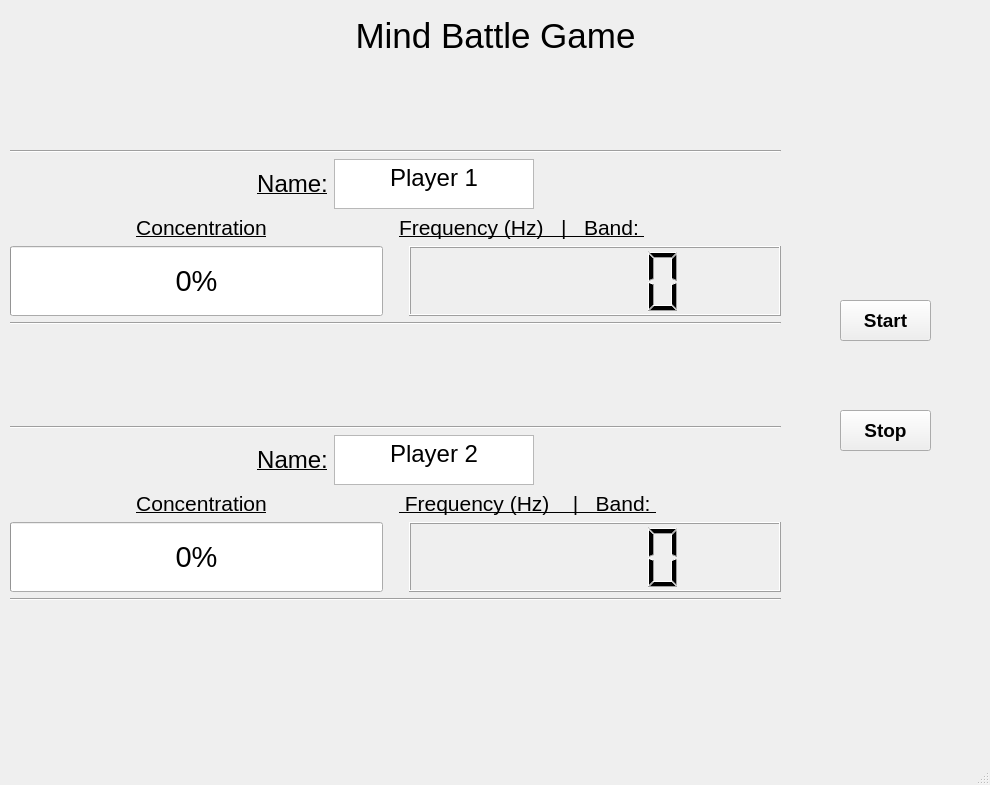
<?xml version="1.0" encoding="UTF-8"?>
<ui version="4.0">
 <class>MainWindow</class>
 <widget class="QMainWindow" name="MainWindow">
  <property name="geometry">
   <rect>
    <x>0</x>
    <y>0</y>
    <width>990</width>
    <height>785</height>
   </rect>
  </property>
  <property name="font">
   <font>
    <pointsize>11</pointsize>
   </font>
  </property>
  <property name="windowTitle">
   <string>MainWindow</string>
  </property>
  <widget class="QWidget" name="centralwidget">
   <property name="toolTip">
    <string>&lt;html&gt;&lt;head/&gt;&lt;body&gt;&lt;p align=&quot;center&quot;&gt;&lt;br/&gt;&lt;/p&gt;&lt;/body&gt;&lt;/html&gt;</string>
   </property>
   <widget class="QPushButton" name="startButton">
    <property name="geometry">
     <rect>
      <x>840</x>
      <y>300</y>
      <width>91</width>
      <height>41</height>
     </rect>
    </property>
    <property name="font">
     <font>
      <pointsize>14</pointsize>
      <bold>true</bold>
     </font>
    </property>
    <property name="text">
     <string>Start</string>
    </property>
   </widget>
   <widget class="QPushButton" name="stopButton">
    <property name="geometry">
     <rect>
      <x>840</x>
      <y>410</y>
      <width>91</width>
      <height>41</height>
     </rect>
    </property>
    <property name="font">
     <font>
      <pointsize>14</pointsize>
      <bold>true</bold>
     </font>
    </property>
    <property name="text">
     <string>Stop</string>
    </property>
   </widget>
   <widget class="QWidget" name="verticalLayoutWidget">
    <property name="geometry">
     <rect>
      <x>10</x>
      <y>150</y>
      <width>771</width>
      <height>451</height>
     </rect>
    </property>
    <layout class="QVBoxLayout" name="verticalLayout">
     <item>
      <widget class="Line" name="line_3">
       <property name="orientation">
        <enum>Qt::Horizontal</enum>
       </property>
      </widget>
     </item>
     <item>
      <layout class="QHBoxLayout" name="horizontalLayout_4">
       <item>
        <layout class="QHBoxLayout" name="horizontalLayout_8">
         <item>
          <spacer name="horizontalSpacer_3">
           <property name="orientation">
            <enum>Qt::Horizontal</enum>
           </property>
           <property name="sizeHint" stdset="0">
            <size>
             <width>40</width>
             <height>20</height>
            </size>
           </property>
          </spacer>
         </item>
         <item>
          <widget class="QLabel" name="label_6">
           <property name="font">
            <font>
             <pointsize>18</pointsize>
             <underline>true</underline>
            </font>
           </property>
           <property name="text">
            <string>Name:</string>
           </property>
           <property name="alignment">
            <set>Qt::AlignCenter</set>
           </property>
          </widget>
         </item>
         <item>
          <widget class="QTextEdit" name="textEdit">
           <property name="enabled">
            <bool>true</bool>
           </property>
           <property name="sizePolicy">
            <sizepolicy hsizetype="Preferred" vsizetype="Fixed">
             <horstretch>0</horstretch>
             <verstretch>0</verstretch>
            </sizepolicy>
           </property>
           <property name="minimumSize">
            <size>
             <width>2</width>
             <height>0</height>
            </size>
           </property>
           <property name="maximumSize">
            <size>
             <width>200</width>
             <height>50</height>
            </size>
           </property>
           <property name="font">
            <font>
             <pointsize>26</pointsize>
             <underline>true</underline>
            </font>
           </property>
           <property name="layoutDirection">
            <enum>Qt::LeftToRight</enum>
           </property>
           <property name="html">
            <string>&lt;!DOCTYPE HTML PUBLIC &quot;-//W3C//DTD HTML 4.0//EN&quot; &quot;http://www.w3.org/TR/REC-html40/strict.dtd&quot;&gt;
&lt;html&gt;&lt;head&gt;&lt;meta name=&quot;qrichtext&quot; content=&quot;1&quot; /&gt;&lt;meta charset=&quot;utf-8&quot; /&gt;&lt;style type=&quot;text/css&quot;&gt;
p, li { white-space: pre-wrap; }
hr { height: 1px; border-width: 0; }
li.unchecked::marker { content: &quot;\2610&quot;; }
li.checked::marker { content: &quot;\2612&quot;; }
&lt;/style&gt;&lt;/head&gt;&lt;body style=&quot; font-family:'Segoe UI'; font-size:26pt; font-weight:400; font-style:normal; text-decoration: underline;&quot;&gt;
&lt;p align=&quot;center&quot; style=&quot; margin-top:0px; margin-bottom:0px; margin-left:0px; margin-right:0px; -qt-block-indent:0; text-indent:0px;&quot;&gt;&lt;span style=&quot; font-size:18pt; text-decoration:none;&quot;&gt;Player 1&lt;/span&gt;&lt;/p&gt;&lt;/body&gt;&lt;/html&gt;</string>
           </property>
          </widget>
         </item>
         <item>
          <spacer name="horizontalSpacer_4">
           <property name="orientation">
            <enum>Qt::Horizontal</enum>
           </property>
           <property name="sizeHint" stdset="0">
            <size>
             <width>40</width>
             <height>20</height>
            </size>
           </property>
          </spacer>
         </item>
        </layout>
       </item>
      </layout>
     </item>
     <item>
      <layout class="QHBoxLayout" name="horizontalLayout_6">
       <item>
        <widget class="QLabel" name="label_2">
         <property name="font">
          <font>
           <pointsize>16</pointsize>
           <underline>true</underline>
          </font>
         </property>
         <property name="text">
          <string>Concentration</string>
         </property>
         <property name="alignment">
          <set>Qt::AlignCenter</set>
         </property>
        </widget>
       </item>
       <item>
        <widget class="QLabel" name="freq_label1">
         <property name="font">
          <font>
           <pointsize>16</pointsize>
           <underline>true</underline>
          </font>
         </property>
         <property name="text">
          <string>Frequency (Hz)   |   Band: </string>
         </property>
         <property name="alignment">
          <set>Qt::AlignLeading|Qt::AlignLeft|Qt::AlignVCenter</set>
         </property>
        </widget>
       </item>
      </layout>
     </item>
     <item>
      <layout class="QHBoxLayout" name="horizontalLayout">
       <item>
        <widget class="QProgressBar" name="progressBar1">
         <property name="sizePolicy">
          <sizepolicy hsizetype="Expanding" vsizetype="Fixed">
           <horstretch>0</horstretch>
           <verstretch>0</verstretch>
          </sizepolicy>
         </property>
         <property name="maximumSize">
          <size>
           <width>16777215</width>
           <height>400</height>
          </size>
         </property>
         <property name="font">
          <font>
           <pointsize>22</pointsize>
          </font>
         </property>
         <property name="styleSheet">
          <string notr="true"/>
         </property>
         <property name="value">
          <number>0</number>
         </property>
        </widget>
       </item>
       <item>
        <spacer name="horizontalSpacer">
         <property name="orientation">
          <enum>Qt::Horizontal</enum>
         </property>
         <property name="sizeType">
          <enum>QSizePolicy::Fixed</enum>
         </property>
         <property name="sizeHint" stdset="0">
          <size>
           <width>20</width>
           <height>20</height>
          </size>
         </property>
        </spacer>
       </item>
       <item>
        <widget class="QLCDNumber" name="freqDisp1">
         <property name="sizePolicy">
          <sizepolicy hsizetype="Expanding" vsizetype="Fixed">
           <horstretch>0</horstretch>
           <verstretch>0</verstretch>
          </sizepolicy>
         </property>
         <property name="minimumSize">
          <size>
           <width>0</width>
           <height>70</height>
          </size>
         </property>
         <property name="maximumSize">
          <size>
           <width>16777215</width>
           <height>400</height>
          </size>
         </property>
        </widget>
       </item>
      </layout>
     </item>
     <item>
      <widget class="Line" name="line_2">
       <property name="orientation">
        <enum>Qt::Horizontal</enum>
       </property>
      </widget>
     </item>
     <item>
      <spacer name="verticalSpacer">
       <property name="orientation">
        <enum>Qt::Vertical</enum>
       </property>
       <property name="sizeType">
        <enum>QSizePolicy::Preferred</enum>
       </property>
       <property name="sizeHint" stdset="0">
        <size>
         <width>20</width>
         <height>100</height>
        </size>
       </property>
      </spacer>
     </item>
     <item>
      <widget class="Line" name="line">
       <property name="orientation">
        <enum>Qt::Horizontal</enum>
       </property>
      </widget>
     </item>
     <item>
      <layout class="QHBoxLayout" name="horizontalLayout_9">
       <item>
        <spacer name="horizontalSpacer_5">
         <property name="orientation">
          <enum>Qt::Horizontal</enum>
         </property>
         <property name="sizeHint" stdset="0">
          <size>
           <width>40</width>
           <height>20</height>
          </size>
         </property>
        </spacer>
       </item>
       <item>
        <widget class="QLabel" name="label_7">
         <property name="font">
          <font>
           <pointsize>18</pointsize>
           <underline>true</underline>
          </font>
         </property>
         <property name="text">
          <string>Name:</string>
         </property>
         <property name="alignment">
          <set>Qt::AlignCenter</set>
         </property>
        </widget>
       </item>
       <item>
        <widget class="QTextEdit" name="textEdit_3">
         <property name="enabled">
          <bool>true</bool>
         </property>
         <property name="sizePolicy">
          <sizepolicy hsizetype="Preferred" vsizetype="Fixed">
           <horstretch>0</horstretch>
           <verstretch>0</verstretch>
          </sizepolicy>
         </property>
         <property name="minimumSize">
          <size>
           <width>2</width>
           <height>0</height>
          </size>
         </property>
         <property name="maximumSize">
          <size>
           <width>200</width>
           <height>50</height>
          </size>
         </property>
         <property name="font">
          <font>
           <pointsize>26</pointsize>
           <underline>true</underline>
          </font>
         </property>
         <property name="layoutDirection">
          <enum>Qt::LeftToRight</enum>
         </property>
         <property name="html">
          <string>&lt;!DOCTYPE HTML PUBLIC &quot;-//W3C//DTD HTML 4.0//EN&quot; &quot;http://www.w3.org/TR/REC-html40/strict.dtd&quot;&gt;
&lt;html&gt;&lt;head&gt;&lt;meta name=&quot;qrichtext&quot; content=&quot;1&quot; /&gt;&lt;meta charset=&quot;utf-8&quot; /&gt;&lt;style type=&quot;text/css&quot;&gt;
p, li { white-space: pre-wrap; }
hr { height: 1px; border-width: 0; }
li.unchecked::marker { content: &quot;\2610&quot;; }
li.checked::marker { content: &quot;\2612&quot;; }
&lt;/style&gt;&lt;/head&gt;&lt;body style=&quot; font-family:'Segoe UI'; font-size:26pt; font-weight:400; font-style:normal; text-decoration: underline;&quot;&gt;
&lt;p align=&quot;center&quot; style=&quot; margin-top:0px; margin-bottom:0px; margin-left:0px; margin-right:0px; -qt-block-indent:0; text-indent:0px;&quot;&gt;&lt;span style=&quot; font-size:18pt; text-decoration:none;&quot;&gt;Player 2&lt;/span&gt;&lt;/p&gt;&lt;/body&gt;&lt;/html&gt;</string>
         </property>
        </widget>
       </item>
       <item>
        <spacer name="horizontalSpacer_6">
         <property name="orientation">
          <enum>Qt::Horizontal</enum>
         </property>
         <property name="sizeHint" stdset="0">
          <size>
           <width>40</width>
           <height>20</height>
          </size>
         </property>
        </spacer>
       </item>
      </layout>
     </item>
     <item>
      <layout class="QHBoxLayout" name="horizontalLayout_7">
       <item>
        <widget class="QLabel" name="label_3">
         <property name="font">
          <font>
           <pointsize>16</pointsize>
           <underline>true</underline>
          </font>
         </property>
         <property name="text">
          <string>Concentration</string>
         </property>
         <property name="alignment">
          <set>Qt::AlignCenter</set>
         </property>
        </widget>
       </item>
       <item>
        <widget class="QLabel" name="freq_label2">
         <property name="font">
          <font>
           <pointsize>16</pointsize>
           <underline>true</underline>
          </font>
         </property>
         <property name="text">
          <string> Frequency (Hz)    |   Band: </string>
         </property>
         <property name="alignment">
          <set>Qt::AlignLeading|Qt::AlignLeft|Qt::AlignVCenter</set>
         </property>
        </widget>
       </item>
      </layout>
     </item>
     <item>
      <layout class="QHBoxLayout" name="horizontalLayout_2">
       <item>
        <widget class="QProgressBar" name="progressBar2">
         <property name="sizePolicy">
          <sizepolicy hsizetype="Expanding" vsizetype="Fixed">
           <horstretch>0</horstretch>
           <verstretch>0</verstretch>
          </sizepolicy>
         </property>
         <property name="maximumSize">
          <size>
           <width>16777215</width>
           <height>400</height>
          </size>
         </property>
         <property name="font">
          <font>
           <pointsize>22</pointsize>
          </font>
         </property>
         <property name="styleSheet">
          <string notr="true"/>
         </property>
         <property name="value">
          <number>0</number>
         </property>
        </widget>
       </item>
       <item>
        <spacer name="horizontalSpacer_2">
         <property name="orientation">
          <enum>Qt::Horizontal</enum>
         </property>
         <property name="sizeType">
          <enum>QSizePolicy::Fixed</enum>
         </property>
         <property name="sizeHint" stdset="0">
          <size>
           <width>20</width>
           <height>20</height>
          </size>
         </property>
        </spacer>
       </item>
       <item>
        <widget class="QLCDNumber" name="freqDisp2">
         <property name="sizePolicy">
          <sizepolicy hsizetype="Expanding" vsizetype="Fixed">
           <horstretch>0</horstretch>
           <verstretch>0</verstretch>
          </sizepolicy>
         </property>
         <property name="minimumSize">
          <size>
           <width>0</width>
           <height>70</height>
          </size>
         </property>
         <property name="maximumSize">
          <size>
           <width>16777215</width>
           <height>400</height>
          </size>
         </property>
        </widget>
       </item>
      </layout>
     </item>
     <item>
      <widget class="Line" name="line_4">
       <property name="orientation">
        <enum>Qt::Horizontal</enum>
       </property>
      </widget>
     </item>
    </layout>
   </widget>
   <widget class="QLabel" name="label_4">
    <property name="geometry">
     <rect>
      <x>0</x>
      <y>10</y>
      <width>991</width>
      <height>51</height>
     </rect>
    </property>
    <property name="font">
     <font>
      <pointsize>26</pointsize>
     </font>
    </property>
    <property name="text">
     <string>Mind Battle Game</string>
    </property>
    <property name="alignment">
     <set>Qt::AlignCenter</set>
    </property>
   </widget>
  </widget>
  <widget class="QMenuBar" name="menubar">
   <property name="geometry">
    <rect>
     <x>0</x>
     <y>0</y>
     <width>990</width>
     <height>26</height>
    </rect>
   </property>
  </widget>
  <widget class="QStatusBar" name="statusbar"/>
 </widget>
 <resources/>
 <connections/>
</ui>
